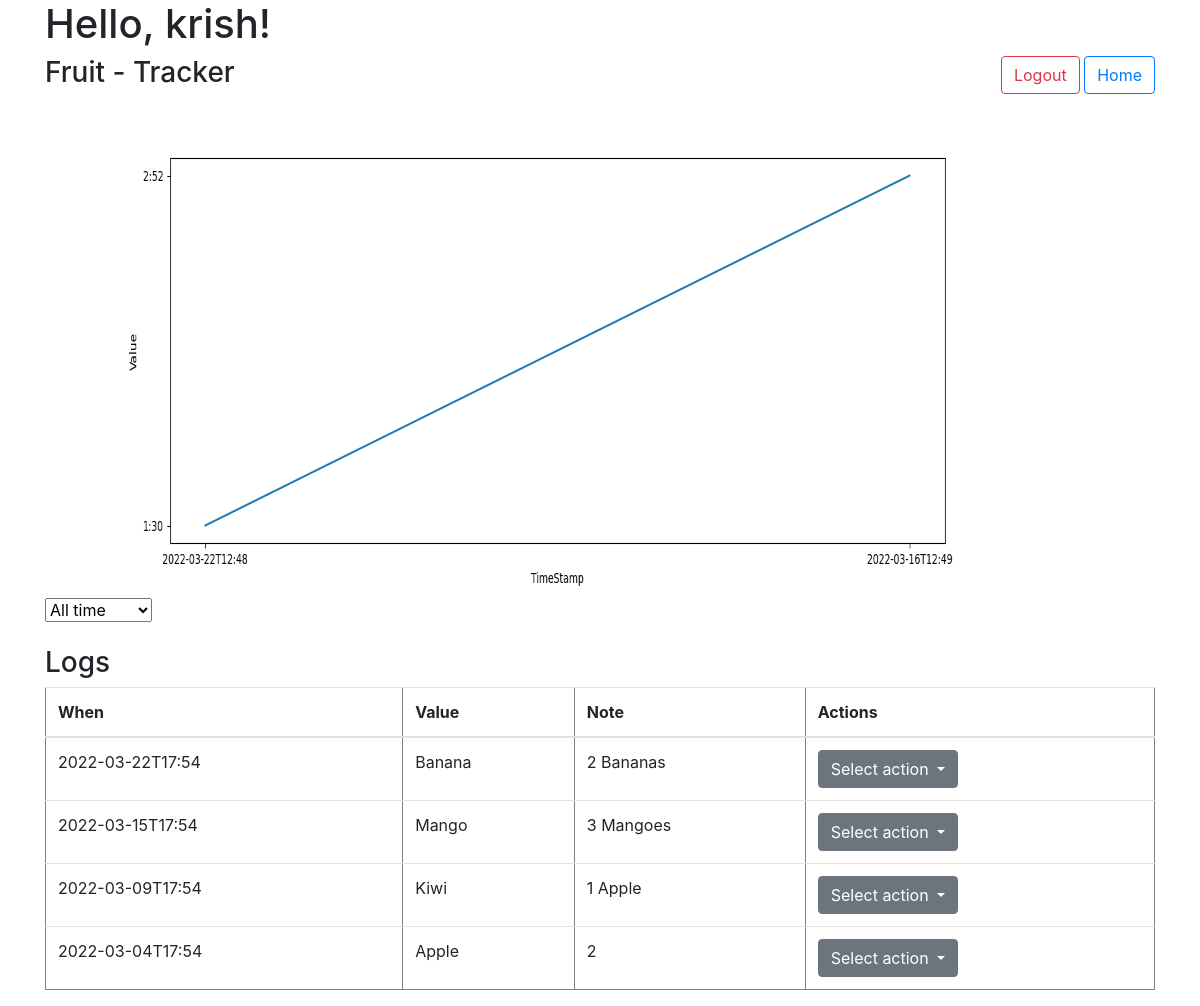
The page /tracker/10 (signed in) on the database its author committed.
### application/authentication/models.py (models this page shows)
class Profile(UserMixin, db.Model):
    __tablename__ = "profile"
    id = db.Column(db.Integer, primary_key=True)
    name = db.Column(db.String(100), unique=True)
    password = db.Column(db.String(100))
    trackers = db.relationship('Tracker', backref='tracker', cascade="all, delete")

### application/trackers/model/models.py (models this page shows)
class Tracker(db.Model):
    __tablename__ = "tracker"
    id = db.Column(db.Integer, primary_key=True, autoincrement=True)
    name = db.Column(db.String, unique=True)
    description = db.Column(db.String)
    type = db.Column(db.String)
    settings = db.Column(db.String)
    user = db.Column(db.Integer, db.ForeignKey("profile.id", ondelete="CASCADE"), nullable = False)
    logs = db.relationship('Logs', backref='log', cascade="all, delete")

class Logs(db.Model):
    __tablename__ = "log"
    id = db.Column(db.Integer, primary_key=True, autoincrement=True)
    timestamp = db.Column(db.String, nullable=False)
    tracker = db.Column(db.Integer, db.ForeignKey("tracker.id", ondelete="CASCADE"), nullable = False)
    value = db.Column(db.String)
    note = db.Column(db.String)

### application/trackers/controller/tracker_controller.py (the view, shortened to what this page needs)
@login_required
@app.route("/tracker/<int:tracker_id>", methods = ["GET", "POST"])
def tracker(tracker_id):
    if request.method == "GET":
        logs = Logs.query.filter_by(tracker=tracker_id).all()
        tracker = Tracker.query.filter_by(id=tracker_id).first()
        value = []
        timestamp = []
        for log in logs:
            value.append(log.value)
            timestamp.append(log.timestamp)
        create_graph(value, timestamp)
        return render_template("tracker-detail.html", logs=logs, name=current_user.name, tracker=tracker)

### application/authentication/controller.py (called while the page is built)
@login_manager.user_loader
def user_loader(user_id):
    return Profile.query.get(user_id)

### application/trackers/utils.py (called while the page is built)
def create_graph(value, timestamp):
        plt.switch_backend('Agg')
        fig, ax = plt.subplots(figsize = (15, 5))
        ax.plot(timestamp, value)
        plt.xlabel('TimeStamp')
        plt.ylabel('Value')
        fig.savefig("static/graph.png")

### templates/tracker-detail.html (shortened to what this page needs)
{% extends "template.html" %}
{% block content %}
<h3>{{ tracker.name }} - Tracker</h3>
<div>
    <img src="{{url_for('static', filename='graph.png')}}" width="1000" height="500" />
    <form method="post" id="time-period">
        <select name="period" id="period" onchange="submitDetails('time-period')">
            <option value="0" {{"selected" if period=="0"}}>All time</option>
        </select>
    </form>
</div>
<br>
<h3>Logs</h3>
<table border="1px" class="table">
    <thead>
        <tr>
            <th>When</th>
            <th>Value</th>
            <th>Note</th>
            <th>Actions</th>
        </tr>
    </thead>
    <tbody>
        {% for log in logs %}
        <tr>
            <td>{{ log.timestamp }}</td>
            <td>{{ log.value }}</td>
            <td>{{ log.note }}</td>
            <td>
                <div class="dropdown">
                    <button class="btn btn-secondary dropdown-toggle" type="button" id="dropdownMenuButton" data-toggle="dropdown" aria-haspopup="true" aria-expanded="false">
                      Select action
                    </button>
                  </div>
            </td>
        </tr>
        {% endfor %}
    </tbody>
</table>
{% endblock %}

### templates/template.html (shortened to what this page needs)
<!DOCTYPE html>
<html lang="en">
<head>
    <link rel="stylesheet" href="https://cdn.jsdelivr.net/npm/bootstrap@4.0.0/dist/css/bootstrap.min.css"
>
</head>
<body class="container">
    <h1>
        Hello, {{ name }}!
    </h1>
    <div cla style="float: right;">
        <button class="btn btn-outline-danger" onclick="location.href='/logout'">Logout</button>
        <button class="btn btn-outline-primary" onclick="location.href='/'">Home</button>
    </div>
    {% block content %} {% endblock %}
</body>
</html>

### rows shown on the page
Profile: name "krish"
Tracker: name "Fruit"
Logs: timestamp "2022-03-22T17:54", value "Banana", note "2 Bananas"
Logs: timestamp "2022-03-15T17:54", value "Mango", note "3 Mangoes"
Logs: timestamp "2022-03-09T17:54", value "Kiwi", note "1 Apple"
Logs: timestamp "2022-03-04T17:54", value "Apple", note "2"
